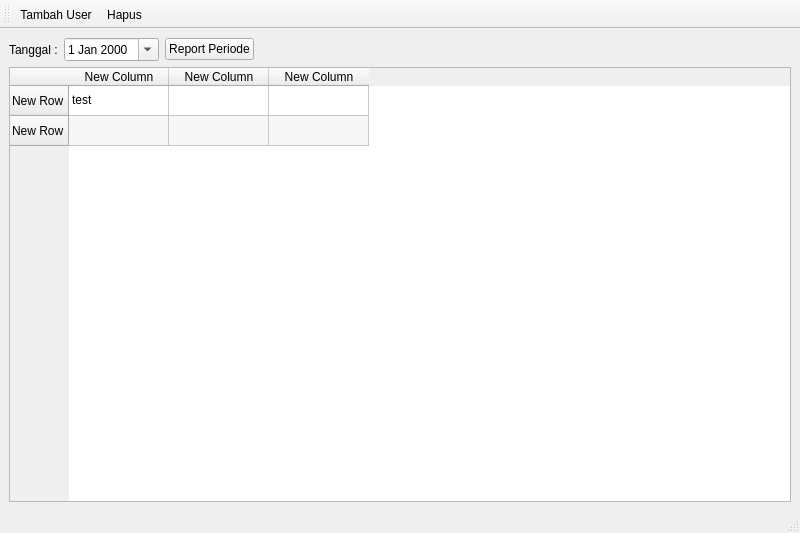
<?xml version="1.0" encoding="UTF-8"?>
<ui version="4.0">
 <class>MainWindow</class>
 <widget class="QMainWindow" name="MainWindow">
  <property name="geometry">
   <rect>
    <x>0</x>
    <y>0</y>
    <width>800</width>
    <height>533</height>
   </rect>
  </property>
  <property name="windowTitle">
   <string>MainWindow</string>
  </property>
  <widget class="QWidget" name="centralwidget">
   <layout class="QGridLayout" name="gridLayout_2">
    <item row="0" column="0">
     <layout class="QGridLayout" name="gridLayout">
      <item row="0" column="0">
       <widget class="QLabel" name="label">
        <property name="sizePolicy">
         <sizepolicy hsizetype="Maximum" vsizetype="Preferred">
          <horstretch>0</horstretch>
          <verstretch>0</verstretch>
         </sizepolicy>
        </property>
        <property name="text">
         <string>Tanggal :</string>
        </property>
       </widget>
      </item>
      <item row="0" column="1">
       <widget class="QDateEdit" name="dateEditAwal">
        <property name="sizePolicy">
         <sizepolicy hsizetype="Maximum" vsizetype="Fixed">
          <horstretch>0</horstretch>
          <verstretch>0</verstretch>
         </sizepolicy>
        </property>
        <property name="calendarPopup">
         <bool>true</bool>
        </property>
       </widget>
      </item>
      <item row="1" column="0" colspan="4">
       <widget class="QTableWidget" name="tableWidget">
        <property name="editTriggers">
         <set>QAbstractItemView::NoEditTriggers</set>
        </property>
        <property name="alternatingRowColors">
         <bool>true</bool>
        </property>
        <property name="selectionMode">
         <enum>QAbstractItemView::SingleSelection</enum>
        </property>
        <property name="selectionBehavior">
         <enum>QAbstractItemView::SelectRows</enum>
        </property>
        <property name="sortingEnabled">
         <bool>true</bool>
        </property>
        <row>
         <property name="text">
          <string>New Row</string>
         </property>
        </row>
        <row>
         <property name="text">
          <string>New Row</string>
         </property>
        </row>
        <column>
         <property name="text">
          <string>New Column</string>
         </property>
        </column>
        <column>
         <property name="text">
          <string>New Column</string>
         </property>
        </column>
        <column>
         <property name="text">
          <string>New Column</string>
         </property>
        </column>
        <item row="0" column="0">
         <property name="text">
          <string>test</string>
         </property>
         <property name="background">
          <brush brushstyle="NoBrush">
           <color alpha="255">
            <red>0</red>
            <green>0</green>
            <blue>255</blue>
           </color>
          </brush>
         </property>
         <property name="foreground">
          <brush brushstyle="NoBrush">
           <color alpha="255">
            <red>85</red>
            <green>0</green>
            <blue>255</blue>
           </color>
          </brush>
         </property>
        </item>
       </widget>
      </item>
      <item row="0" column="2">
       <widget class="QPushButton" name="pushButton">
        <property name="sizePolicy">
         <sizepolicy hsizetype="Fixed" vsizetype="Fixed">
          <horstretch>0</horstretch>
          <verstretch>0</verstretch>
         </sizepolicy>
        </property>
        <property name="styleSheet">
         <string notr="true"/>
        </property>
        <property name="text">
         <string>Report Periode</string>
        </property>
        <property name="flat">
         <bool>false</bool>
        </property>
       </widget>
      </item>
     </layout>
    </item>
   </layout>
  </widget>
  <widget class="QToolBar" name="toolBar">
   <property name="windowTitle">
    <string>toolBar</string>
   </property>
   <attribute name="toolBarArea">
    <enum>TopToolBarArea</enum>
   </attribute>
   <attribute name="toolBarBreak">
    <bool>false</bool>
   </attribute>
   <addaction name="actionTambah_User"/>
   <addaction name="actionHapus"/>
  </widget>
  <widget class="QStatusBar" name="statusBar"/>
  <action name="actionExport_Excel">
   <property name="icon">
    <iconset resource="../../icon.qrc">
     <normaloff>:/icon/DESIGN/icon/32x32/file_extension_xls.png</normaloff>:/icon/DESIGN/icon/32x32/file_extension_xls.png</iconset>
   </property>
   <property name="text">
    <string>Export Excel</string>
   </property>
  </action>
  <action name="actionShow_Data">
   <property name="icon">
    <iconset resource="../../icon.qrc">
     <normaloff>:/icon/DESIGN/icon/32x32/application_form_magnify.png</normaloff>:/icon/DESIGN/icon/32x32/application_form_magnify.png</iconset>
   </property>
   <property name="text">
    <string>Show Data</string>
   </property>
  </action>
  <action name="actionKeluar">
   <property name="icon">
    <iconset resource="../../icon.qrc">
     <normaloff>:/icon/DESIGN/icon/32x32/door_in.png</normaloff>:/icon/DESIGN/icon/32x32/door_in.png</iconset>
   </property>
   <property name="text">
    <string>Keluar</string>
   </property>
  </action>
  <action name="actionGrafik">
   <property name="icon">
    <iconset resource="../../icon.qrc">
     <normaloff>:/icon/DESIGN/icon/32x32/chart_bar.png</normaloff>:/icon/DESIGN/icon/32x32/chart_bar.png</iconset>
   </property>
   <property name="text">
    <string>Grafik</string>
   </property>
  </action>
  <action name="actionTambah_User">
   <property name="icon">
    <iconset resource="../../icon.qrc">
     <normaloff>:/icon/DESIGN/icon/32x32/add.png</normaloff>:/icon/DESIGN/icon/32x32/add.png</iconset>
   </property>
   <property name="text">
    <string>Tambah User</string>
   </property>
  </action>
  <action name="actionHapus">
   <property name="icon">
    <iconset resource="../../icon.qrc">
     <normaloff>:/icon/DESIGN/icon/32x32/delete.png</normaloff>:/icon/DESIGN/icon/32x32/delete.png</iconset>
   </property>
   <property name="text">
    <string>Hapus</string>
   </property>
  </action>
  <action name="actionReport_Periode">
   <property name="icon">
    <iconset resource="../../icon.qrc">
     <normaloff>:/icon/DESIGN/icon/32x32/chart_bar.png</normaloff>:/icon/DESIGN/icon/32x32/chart_bar.png</iconset>
   </property>
   <property name="text">
    <string>Report Periode</string>
   </property>
  </action>
 </widget>
 <resources>
  <include location="../../icon.qrc"/>
 </resources>
 <connections/>
</ui>
